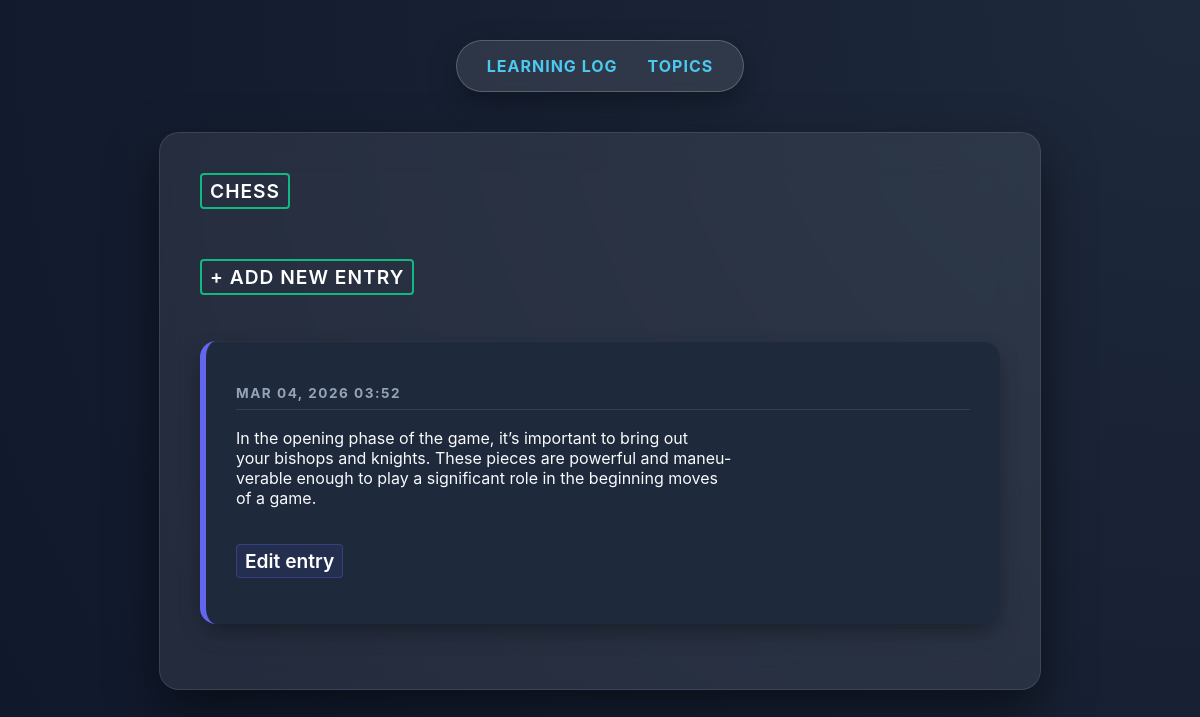
/topics/1/, run on an earlier commit of the app's database.
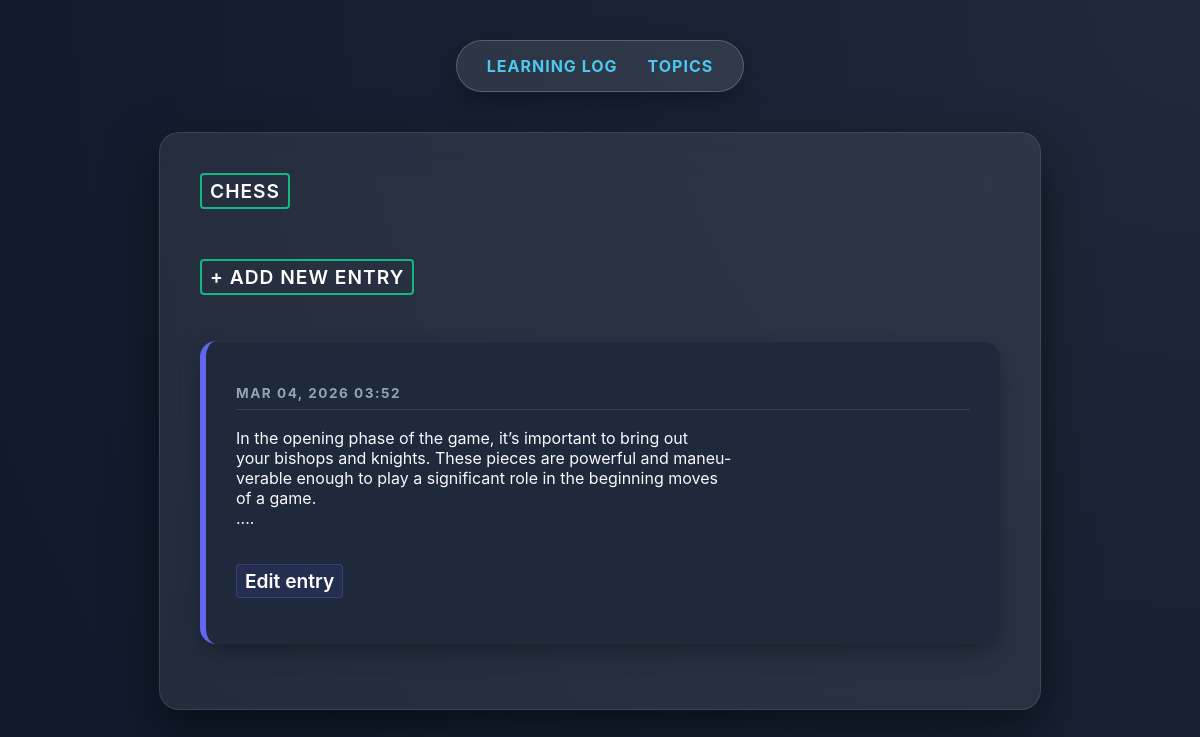
And on a later commit of the database.
### Learning_logs/models.py (models this page shows, shortened)
class Entry(models.Model):
    topic=models.ForeignKey(Topic,on_delete=models.CASCADE)
    text=models.TextField()
    data_added=models.DateTimeField(auto_now_add=True)
    class Meta:
        verbose_name_plural='entries'

### Learning_logs/views.py (the view)
# urls.py: path('topics/<int:topic_id>/',views.topic, name='topic'),
def topic(request, topic_id):
    topic = Topic.objects.get(id=topic_id)
    entries = topic.entry_set.order_by('-data_added')
    context = {'topic': topic, 'entries': entries}
    return render(request, 'learning_logs/topic.html', context)

### Learning_logs/templates/learning_logs/topic.html (shortened to what this page needs)
{% extends 'learning_logs/base.html' %}
{% block content %}
<h2>
  <a class="add-entry-link" href="{% url 'learning_logs:topic' topic.id %}">
    {{ topic.text }}
  </a>
</h2>
  <a class="add-entry-link" href="{% url 'learning_logs:new_entry' topic.id %}">
    + Add new entry
  </a>
{% for entry in entries %}
 <li class="entry-card">
   <p class="entry-date">{{ entry.data_added|date:'M d, Y H:i' }}</p>
   <p class="entry-text">{{ entry.text|linebreaks }}</p>
   <p>
    <a class="edit-link" href="{% url 'learning_logs:edit_entry' entry.id %}">
    Edit entry
    </a>
  </p>
 </li>
{% empty %}
 <li class="empty-message">
    There are no entries for this topic yet.
 </li>
{% endfor %}
{% endblock content %}

What changed in the data, as far as the page shows it:
changed Entry: text "…moves of a game." → "…moves of a game. ...."
